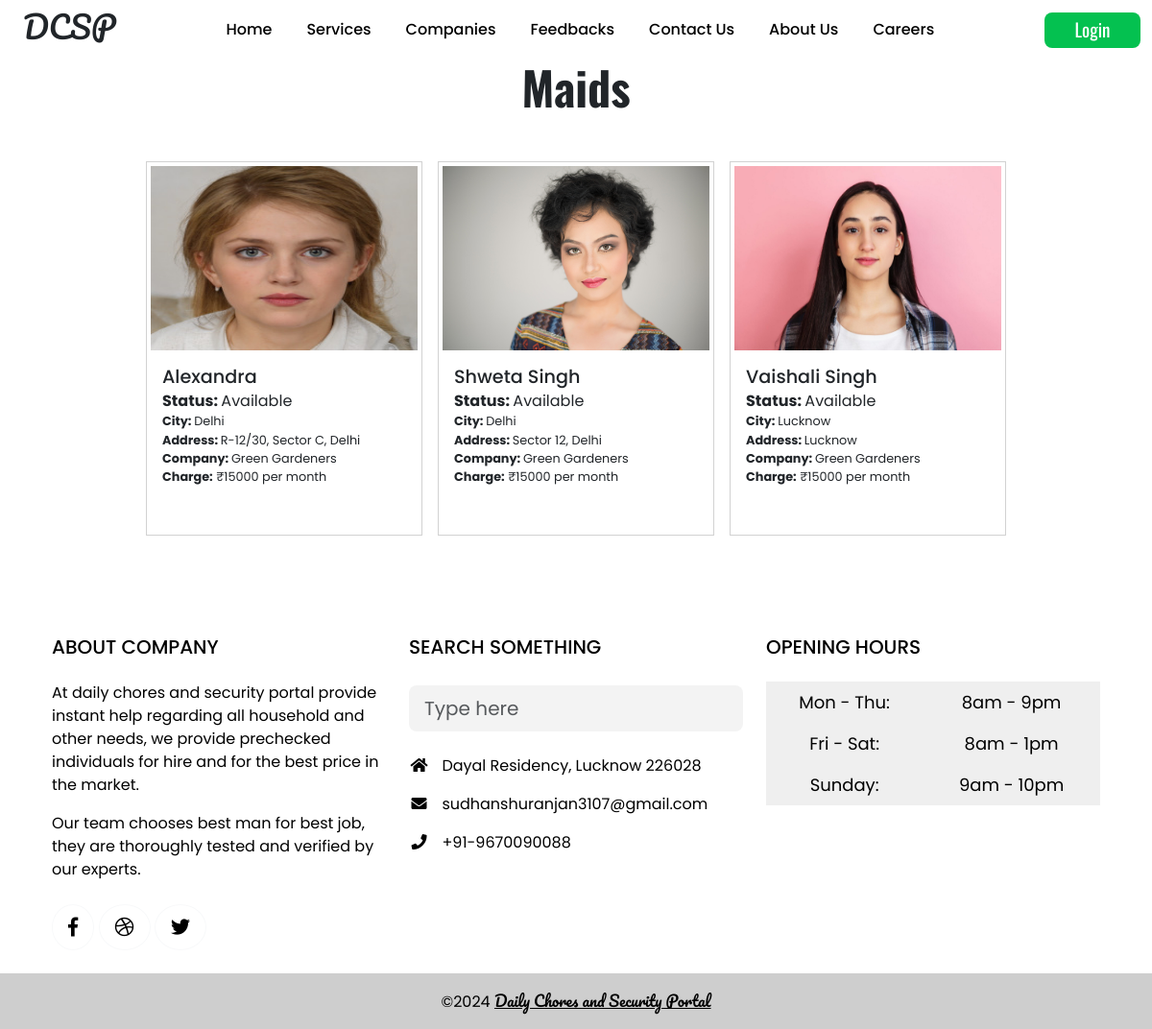
Screenshot of /workers/6/ with the database file from the repository.
### dcs_app/models.py (models this page shows, shortened)
class Employee_Reg(models.Model):
    emp_reg = models.ForeignKey(Employee_Category, on_delete=models.DO_NOTHING)
    emp_id = models.CharField(max_length=50)
    emp_pic = models.FileField(max_length=100, upload_to='Dailychores_Security/Employees/', default="")
    emp_name = models.CharField(max_length=50)
    emp_phone = models.CharField(max_length=13,primary_key=True)
    emp_status = models.CharField(max_length=13, default="Available")
    emp_city = models.CharField(max_length=50)
    emp_addr = models.TextField()
    time = models.TimeField(default=timezone.now)
    date = models.DateField(default=timezone.now)

class Employee_Category(models.Model):
    comp_reg = models.ForeignKey(Comp_Reg, on_delete=models.DO_NOTHING)
    emp_category = models.CharField(max_length=50)
    emp_category_pic = models.FileField(max_length=100, upload_to='Dailychores_Security/Employee_categories/', default="")
    category_charge = models.IntegerField(default=50000)
    emp_description = models.CharField(max_length=100)

class Comp_Reg(models.Model):
    usertype = models.CharField(max_length=20, default='company')
    c_id = models.CharField(max_length=100, primary_key=True, default=1)
    c_pic = models.FileField(max_length=100, upload_to='Dailychores_Security/Companies/', default="")
    c_pass = models.CharField(max_length=32)
    c_name = models.CharField(max_length=50)
    c_ceo = models.CharField(max_length=50)
    c_phone = models.CharField(max_length=13)
    c_email = models.EmailField(max_length=30)
    c_city = models.CharField(max_length=20)
    c_regno = models.CharField(max_length=30)
    status = models.BooleanField(default=False)
    c_addr = models.TextField()
    c_about = models.TextField()
    time = models.TimeField(default=timezone.now)
    date = models.DateField(default=timezone.now)

### dcs_app/company_views.py (the view)
# urls.py: path("workers/<str:id>/",company_views.workers,name="workers"),
def workers(request, id):
    if request.method == 'GET':
        emp_obj = Employee_Reg.objects.filter(emp_reg_id = id)
        context = {"emp":emp_obj}
        return render(request, 'dcs_app/companies/workers.html', context)

### dcs_app/templates/dcs_app/companies/workers.html (shortened to what this page needs)
<!DOCTYPE html>
{%load static%}
<html lang="en">
<head>
    {%include 'dcs_app/common/common_css.html'%}
</head>
<body>
    {%include 'dcs_app/common/header.html'%}
    <h1 class="text-center oswald" style="font-weight: 800; font-size: 3rem;">{{emp.0.emp_reg.emp_category}}s</h1>
<div class="dc">
    {% for ad in emp%}
    <div class=" emp_card card bgcol m-2 ">
        <img class="card-img-top p-1"
            src="/media/{{ad.emp_pic}}" height="200px" alt="Card image cap">
        <div class="card-body">
            <h2 class="card-subtitle mb-2">{{ad.emp_name}}</h2>
            <h3 class="card-subtitle mb-2"><strong>Status: </strong> {{ad.emp_status}}</h3>
            <h4 class="card-subtitle mb-2"><strong>City: </strong>{{ad.emp_city}}</h4>
            <h4 class="card-subtitle mb-2"><strong>Address: </strong> {{ad.emp_addr}}</h4>
            <h4 class="card-subtitle mb-2"><strong>Company: </strong> {{ad.emp_reg.comp_reg.c_name}}</h4>
            <h4 class="card-subtitle mb-2"><strong>Charge:</strong> ₹{{ad.emp_reg.category_charge}} per month</h4>
        </div>
    </div>
    {%endfor%}
</div>
    {%include 'dcs_app/common/footer.html'%}
</body>
</html>

### dcs_app/static/dcs_app/css/style.css (style rules this page uses)
* { margin: 0; padding: 0; box-sizing: border-box; scroll-behavior: smooth; }
.oswald { font-family: 'Oswald'; }
body { font-family: 'Poppins'; }
.bgcol { backdrop-filter: blur(10px); }
.dc { display: flex; width: 100%; justify-content: center; align-items: center; flex-wrap: wrap; height: fit-content; margin:5vh 0; padding: 0 2vw; }

### rows the page displays
Employee_Reg: emp_reg.emp_category "Maid", emp_pic (picture), emp_name "Alexandra", emp_status "Available", emp_city "Delhi", emp_addr "R-12/30, Sector C, Delhi", emp_reg.comp_reg.c_name "Green Gardeners", emp_reg.category_charge "15000"
Employee_Reg: emp_pic (picture), emp_name "Shweta Singh", emp_status "Available", emp_city "Delhi", emp_addr "Sector 12, Delhi", emp_reg.comp_reg.c_name "Green Gardeners", emp_reg.category_charge "15000"
Employee_Reg: emp_pic (picture), emp_name "Vaishali Singh", emp_status "Available", emp_city "Lucknow", emp_addr "Lucknow", emp_reg.comp_reg.c_name "Green Gardeners", emp_reg.category_charge "15000"
